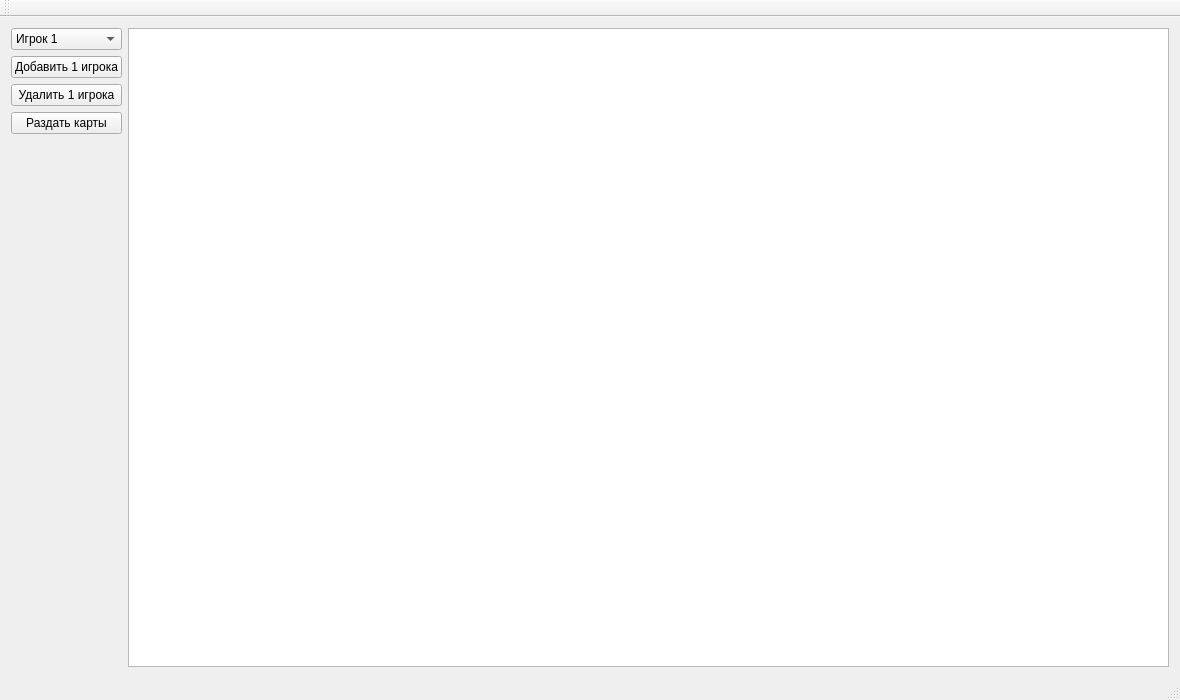
<?xml version="1.0" encoding="UTF-8"?>
<ui version="4.0">
 <class>MainWindow</class>
 <widget class="QMainWindow" name="MainWindow">
  <property name="geometry">
   <rect>
    <x>0</x>
    <y>0</y>
    <width>1180</width>
    <height>700</height>
   </rect>
  </property>
  <property name="windowTitle">
   <string>MainWindow</string>
  </property>
  <widget class="QWidget" name="centralWidget">
   <layout class="QGridLayout" name="gridLayout">
    <item row="0" column="0">
     <layout class="QHBoxLayout" name="horizontalLayout">
      <item>
       <layout class="QVBoxLayout" name="verticalLayout">
        <item>
         <widget class="QComboBox" name="playerSelect">
          <item>
           <property name="text">
            <string>Игрок 1</string>
           </property>
          </item>
          <item>
           <property name="text">
            <string>Игрок 2</string>
           </property>
          </item>
         </widget>
        </item>
        <item>
         <widget class="QPushButton" name="addPlayerButton">
          <property name="text">
           <string>Добавить 1 игрока</string>
          </property>
         </widget>
        </item>
        <item>
         <widget class="QPushButton" name="deletePlayerButton">
          <property name="text">
           <string>Удалить 1 игрока</string>
          </property>
         </widget>
        </item>
        <item>
         <widget class="QPushButton" name="startDealingButton">
          <property name="text">
           <string>Раздать карты</string>
          </property>
         </widget>
        </item>
        <item>
         <spacer name="verticalSpacer">
          <property name="orientation">
           <enum>Qt::Vertical</enum>
          </property>
          <property name="sizeHint" stdset="0">
           <size>
            <width>20</width>
            <height>40</height>
           </size>
          </property>
         </spacer>
        </item>
       </layout>
      </item>
      <item>
       <widget class="QGraphicsView" name="graphicsView"/>
      </item>
     </layout>
    </item>
   </layout>
  </widget>
  <widget class="QMenuBar" name="menuBar">
   <property name="geometry">
    <rect>
     <x>0</x>
     <y>0</y>
     <width>1180</width>
     <height>21</height>
    </rect>
   </property>
  </widget>
  <widget class="QToolBar" name="mainToolBar">
   <attribute name="toolBarArea">
    <enum>TopToolBarArea</enum>
   </attribute>
   <attribute name="toolBarBreak">
    <bool>false</bool>
   </attribute>
  </widget>
  <widget class="QStatusBar" name="statusBar"/>
 </widget>
 <layoutdefault spacing="6" margin="11"/>
 <resources/>
 <connections/>
</ui>
